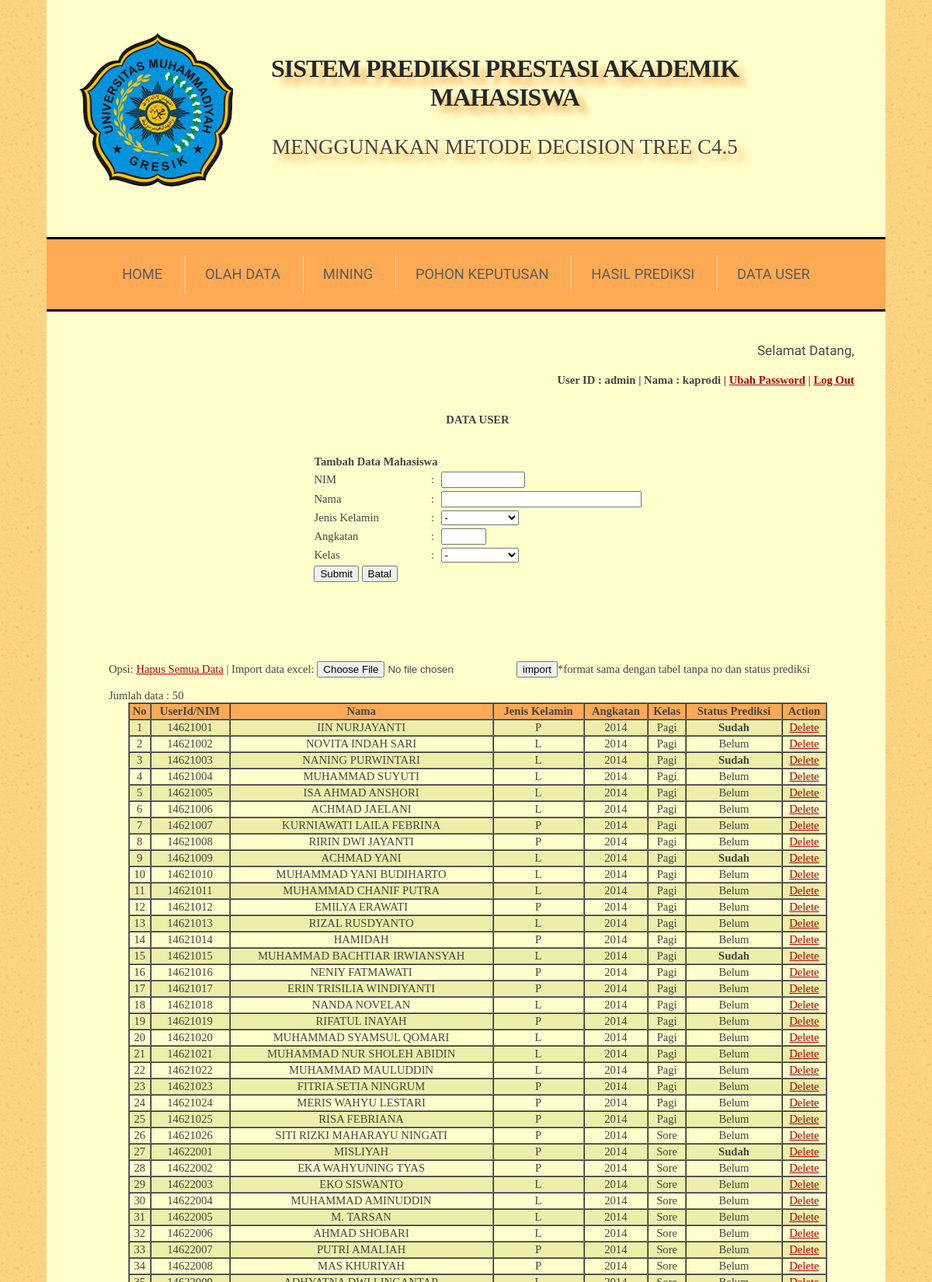
The page /index.php?menu=user (signed in, upper part) on the database its author committed.
### tables this page shows
CREATE TABLE `mahasiswa` (
  `nim` varchar(15) NOT NULL,
  `nama` varchar(50) DEFAULT NULL,
  `jenis_kelamin` char(1) DEFAULT NULL,
  `angkatan` varchar(5) DEFAULT NULL,
  `kelas` varchar(10) DEFAULT NULL,
  PRIMARY KEY (`nim`)
);

### data_user.php (the view, shortened to what this page needs)
<?php
	if(isset($_GET['act'])){
		$action=$_GET['act'];
		$id=$_GET['id'];
		if($action=='delete'){
			mysql_query("DELETE FROM user WHERE user_id = '$id'");
			mysql_query("DELETE FROM mahasiswa WHERE nim = '$id'");
			header('location:index.php?menu=user');
		}
		else if($action=='delete_all'){
			mysql_query("TRUNCATE mahasiswa");
			mysql_query("DELETE FROM user WHERE type ='1'");
			header('location:index.php?menu=user');
		}
	}else{
		include "form_data_user.php";
		$query=mysql_query("select * from mahasiswa ORDER BY(nim)");
		$jumlah=mysql_num_rows($query);
		echo "<br><br>";
	?>
		<br><br><br>
		<p>
			<form method="post" enctype="multipart/form-data" action="upload.php?data=user">
				Opsi: <a href="index.php?menu=user&act=delete_all" onClick="return confirm('Anda yakin akan hapus semua data user?')">Hapus Semua Data</a> |
				Import data excel: <input name="userfile" type="file">
				<input name="upload" type="submit" value="import">*format sama dengan tabel tanpa no dan status prediksi
			</form>
		</p>
	<?php
		if($jumlah==0){
			echo "<center><h3>Data user mahasiswa masih kosong...</h3></center>";
		}else{
			echo "Jumlah data : ".$jumlah;
		?>
			<table bgcolor='#fa5' border='1' cellspacing='0' cellspading='0' align='center' width=900>
				<tr align='center'>
					<th>No</th><th>UserId/NIM</th><th>Nama</th><th>Jenis Kelamin</th><th>Angkatan</th><th>Kelas</th><th>Status Prediksi</th><th>Action</th>
				</tr>
		<?php
				$warna1 = '#ffc';
				$warna2 = '#eea';
				$warna  = $warna1;
				$no=1;
				while($row=mysql_fetch_array($query)){
					$nim=$row['nim'];
					$que=mysql_query("SELECT * FROM hasil_prediksi WHERE nim = '$nim'");
					$statusPrediksi="";
					if (mysql_num_rows($que) == 1) {
						$statusPrediksi="Sudah";
					}else if(mysql_num_rows($que) == 0) {
						$statusPrediksi="Belum";
					}
					if($warna == $warna1){
						$warna = $warna2;
					} else {
						$warna = $warna1;
					}
			?>
					<tr bgcolor=<?php echo $warna; ?> align='center'>
						<td><?php echo $no;?></td>
						<td><?php echo $row[0];?></td>
						<td><?php echo $row[1];?></td>
						<td><?php echo $row[2];?></td>
						<td><?php echo $row[3];?></td>
						<td><?php echo $row[4];?></td>
						<td><?php
								if($statusPrediksi=='Sudah'){
									echo "<strong>".$statusPrediksi."</strong>";
								}else{
									echo $statusPrediksi;
								}
							?></td>
						<td>
							<a href="index.php?menu=user&act=delete&id=<?php echo $row[0]; ?>" onclick="return confirm('Anda yakin akan hapus data ini?')">Delete</a>
						</td>
					</tr>
				<?php
					$no++;
				}
				?>
			</table>
	<?php
		}
	}
?>

### css/default.css (style rules this page uses)
html, body { height: 100%; }
body { margin: 0px; padding: 0px; background: #F9D27E url(images/img01.png) repeat; font: 'Times New Roman'; font-size: 11pt; color: #444; }
p, ol, ul { margin-top: 0px; }
p { line-height: 180%; }
a { color: #B30100; }

### rows shown on the page
mahasiswa: nim "14621001", nama "IIN NURJAYANTI", jenis_kelamin "P", angkatan "2014", kelas "Pagi", statusPrediksi "Sudah"
mahasiswa: nim "14621002", nama "NOVITA INDAH SARI", jenis_kelamin "L", angkatan "2014", kelas "Pagi", statusPrediksi "Belum"
mahasiswa: nim "14621003", nama "NANING PURWINTARI", jenis_kelamin "L", angkatan "2014", kelas "Pagi", statusPrediksi "Sudah"
mahasiswa: nim "14621004", nama "MUHAMMAD SUYUTI", jenis_kelamin "L", angkatan "2014", kelas "Pagi", statusPrediksi "Belum"
mahasiswa: nim "14621005", nama "ISA AHMAD ANSHORI", jenis_kelamin "L", angkatan "2014", kelas "Pagi", statusPrediksi "Belum"
mahasiswa: nim "14621006", nama "ACHMAD JAELANI", jenis_kelamin "L", angkatan "2014", kelas "Pagi", statusPrediksi "Belum"
mahasiswa: nim "14621007", nama "KURNIAWATI LAILA FEBRINA", jenis_kelamin "P", angkatan "2014", kelas "Pagi", statusPrediksi "Belum"
mahasiswa: nim "14621008", nama "RIRIN DWI JAYANTI", jenis_kelamin "P", angkatan "2014", kelas "Pagi", statusPrediksi "Belum"
mahasiswa: nim "14621009", nama "ACHMAD YANI", jenis_kelamin "L", angkatan "2014", kelas "Pagi", statusPrediksi "Sudah"
mahasiswa: nim "14621010", nama "MUHAMMAD YANI BUDIHARTO", jenis_kelamin "L", angkatan "2014", kelas "Pagi", statusPrediksi "Belum"
mahasiswa: nim "14621011", nama "MUHAMMAD CHANIF PUTRA", jenis_kelamin "L", angkatan "2014", kelas "Pagi", statusPrediksi "Belum"
mahasiswa: nim "14621012", nama "EMILYA ERAWATI", jenis_kelamin "P", angkatan "2014", kelas "Pagi", statusPrediksi "Belum"
mahasiswa: nim "14621013", nama "RIZAL RUSDYANTO", jenis_kelamin "L", angkatan "2014", kelas "Pagi", statusPrediksi "Belum"
mahasiswa: nim "14621014", nama "HAMIDAH", jenis_kelamin "P", angkatan "2014", kelas "Pagi", statusPrediksi "Belum"
mahasiswa: nim "14621015", nama "MUHAMMAD BACHTIAR IRWIANSYAH", jenis_kelamin "L", angkatan "2014", kelas "Pagi", statusPrediksi "Sudah"
mahasiswa: nim "14621016", nama "NENIY FATMAWATI", jenis_kelamin "P", angkatan "2014", kelas "Pagi", statusPrediksi "Belum"
mahasiswa: nim "14621017", nama "ERIN TRISILIA WINDIYANTI", jenis_kelamin "P", angkatan "2014", kelas "Pagi", statusPrediksi "Belum"
mahasiswa: nim "14621018", nama "NANDA NOVELAN", jenis_kelamin "L", angkatan "2014", kelas "Pagi", statusPrediksi "Belum"
mahasiswa: nim "14621019", nama "RIFATUL INAYAH", jenis_kelamin "P", angkatan "2014", kelas "Pagi", statusPrediksi "Belum"
mahasiswa: nim "14621020", nama "MUHAMMAD SYAMSUL QOMARI", jenis_kelamin "L", angkatan "2014", kelas "Pagi", statusPrediksi "Belum"
mahasiswa: nim "14621021", nama "MUHAMMAD NUR SHOLEH ABIDIN", jenis_kelamin "L", angkatan "2014", kelas "Pagi", statusPrediksi "Belum"
mahasiswa: nim "14621022", nama "MUHAMMAD MAULUDDIN", jenis_kelamin "L", angkatan "2014", kelas "Pagi", statusPrediksi "Belum"
mahasiswa: nim "14621023", nama "FITRIA SETIA NINGRUM", jenis_kelamin "P", angkatan "2014", kelas "Pagi", statusPrediksi "Belum"
mahasiswa: nim "14621024", nama "MERIS WAHYU LESTARI", jenis_kelamin "P", angkatan "2014", kelas "Pagi", statusPrediksi "Belum"
mahasiswa: nim "14621025", nama "RISA FEBRIANA", jenis_kelamin "P", angkatan "2014", kelas "Pagi", statusPrediksi "Belum"
mahasiswa: nim "14621026", nama "SITI RIZKI MAHARAYU NINGATI", jenis_kelamin "P", angkatan "2014", kelas "Sore", statusPrediksi "Belum"
mahasiswa: nim "14622001", nama "MISLIYAH", jenis_kelamin "P", angkatan "2014", kelas "Sore", statusPrediksi "Sudah"
mahasiswa: nim "14622002", nama "EKA WAHYUNING TYAS", jenis_kelamin "P", angkatan "2014", kelas "Sore", statusPrediksi "Belum"
mahasiswa: nim "14622003", nama "EKO SISWANTO", jenis_kelamin "L", angkatan "2014", kelas "Sore", statusPrediksi "Belum"
mahasiswa: nim "14622004", nama "MUHAMMAD AMINUDDIN", jenis_kelamin "L", angkatan "2014", kelas "Sore", statusPrediksi "Belum"
mahasiswa: nim "14622005", nama "M. TARSAN", jenis_kelamin "L", angkatan "2014", kelas "Sore", statusPrediksi "Belum"
mahasiswa: nim "14622006", nama "AHMAD SHOBARI", jenis_kelamin "L", angkatan "2014", kelas "Sore", statusPrediksi "Belum"
mahasiswa: nim "14622007", nama "PUTRI AMALIAH", jenis_kelamin "P", angkatan "2014", kelas "Sore", statusPrediksi "Belum"
mahasiswa: nim "14622008", nama "MAS KHURIYAH", jenis_kelamin "P", angkatan "2014", kelas "Sore", statusPrediksi "Belum"

### other values the page prints
$_SESSION['usr'] "admin"
$_SESSION['nama'] "kaprodi"
$jumlah "50"
